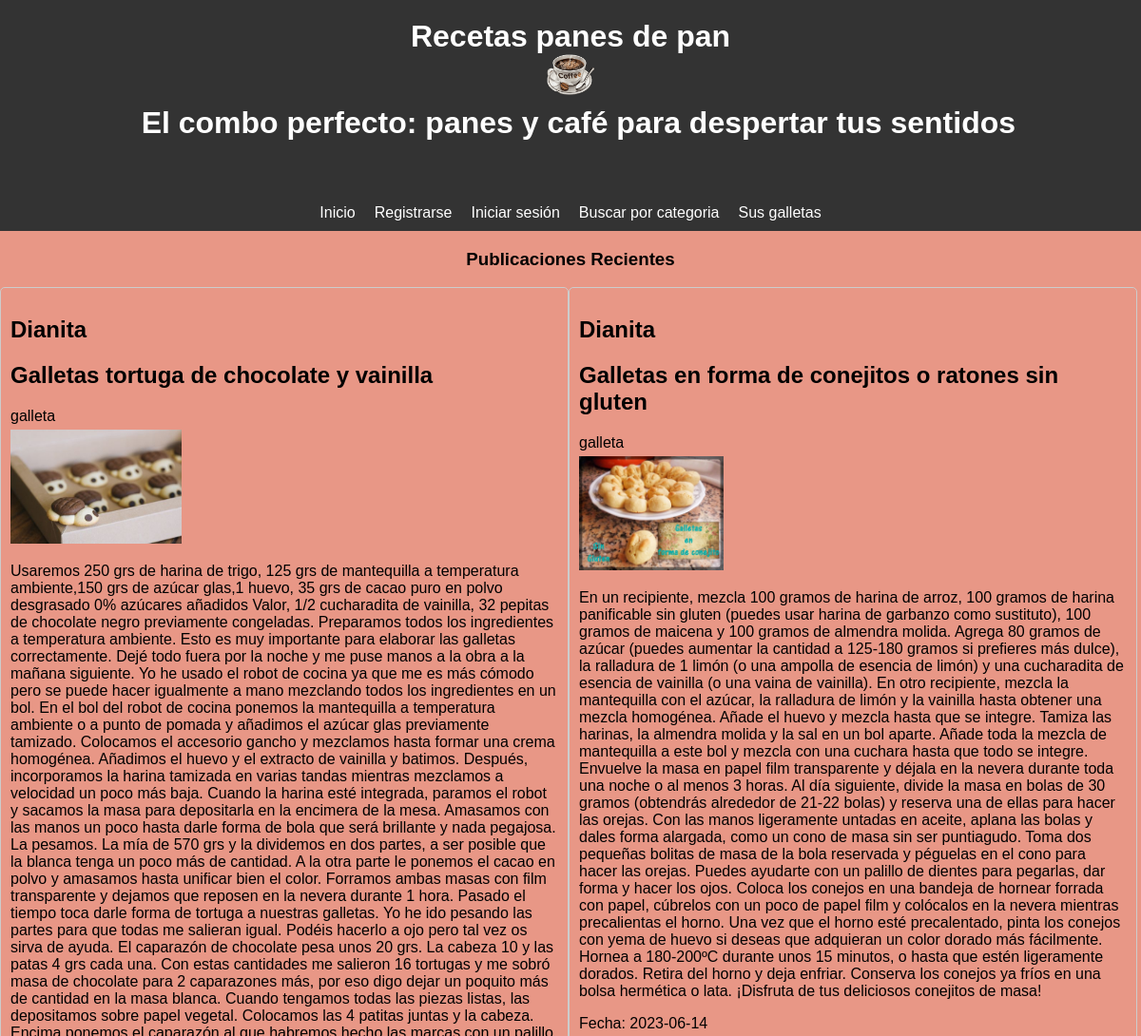
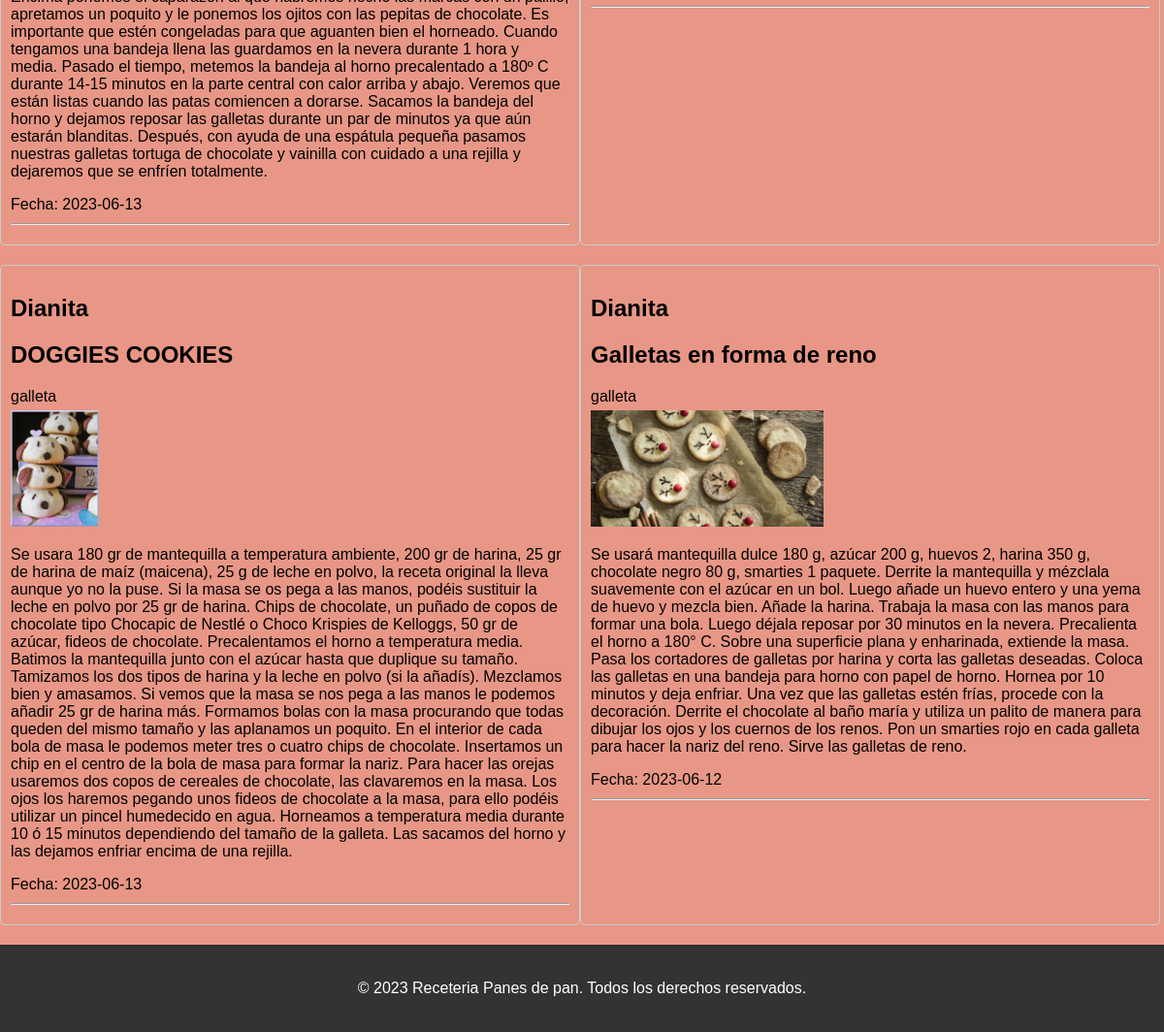
Page /galleta.php on the committed database (2 pictures, top to bottom).
### tables this page shows
CREATE TABLE `galletas` (
  `idga` int(255) NOT NULL,
  `id` int(255) NOT NULL,
  `nombre_usuario` longtext NOT NULL,
  `titulo` longtext NOT NULL,
  `categoria` longtext NOT NULL,
  `imagen` varchar(255) NOT NULL,
  `contenido` longtext NOT NULL,
  `fecha` longtext NOT NULL
);

### galleta.php (the view, shortened to what this page needs)
<!DOCTYPE html>
<html>
<head>
    <link rel="stylesheet" type="text/css" href="styl.css">
</head>
<body>
<header>
    <h1>Recetas panes de pan</h1><img src="cafe.gif" width="50" height="50" />
    <h1 id="slogan">&nbsp;&nbsp;&nbsp;El combo perfecto: panes y café para despertar tus sentidos</h1>
    <h1>&nbsp;&nbsp;&nbsp;&nbsp;&nbsp;&nbsp;&nbsp;&nbsp;</h1>
  </header>
<div id="container">
<div class="menu">
<div class="menu-item"><a href="principal.php">Inicio</a></div>
        <div class="menu-item"><a href="registro.php">Registrarse</a></div>
        <div class="menu-item"><a href="prue1.html">Iniciar sesión</a></div>
        <div class="menu-item"><a href="buscarcategoria.html">Buscar por categoria</a></div>
        <div class="menu-item"><a href="galleta.php">Sus galletas</a></div>
</div>
        <center><h3>Publicaciones Recientes</h3></center>
        <div class="post-container">
            <?php
            require_once 'conexion.php';
            $sql = "SELECT * FROM galletas ";
            $result = $conn->query($sql);
            if ($result->num_rows > 0) {
                while ($row = $result->fetch_assoc()) {
                    echo '<div class="post">';
                    echo "<h2>" . $row['nombre_usuario'] . "</h2>";
                echo "<h2>" . $row['titulo'] . "</h2>";
                echo "<p>" . $row['categoria'] . "</p>";
                echo "<td><img src=" . $row["imagen"]." height="."120px"."width="."120px"."/></td>";
                echo "<p>" . $row['contenido'] . "</p>";
                 echo "<p>Fecha: " . $row['fecha'] . "</p>";
                echo "<hr>";
                    echo '</div>';
                }
            } else {
                echo "<p>No hay publicaciones para mostrar.</p>";
            }
            ?>
        </div>
    </div>
</body>
</html>
<html>
<footer>
    <p>© 2023 Receteria Panes de pan. Todos los derechos reservados.</p>
  </footer>
</html>

### styl.css (style rules this page uses)
body { font-family: Arial, sans-serif; margin: 0; padding: 0; }
header { background-color: #333; color: #fff; padding: 10px; }
header h1 { margin: 0; }
footer { background-color: #333; color: #fff; padding: 10px; text-align: center; }

### galleta.php (style rules this page uses)
body { font-family: Arial, sans-serif; margin: 0; padding: 0; background-color: #E89786; }
header { background-color: #333; color: #fff; padding: 20px; text-align: center; }
h1 { margin: 0; }
footer { background-color: #333; color: #fff; padding: 20px; text-align: center; }
.menu { display: flex; justify-content: center; background-color: #333; color: #fff; padding: 10px; }
.menu-item { margin-right: 10px; }
.menu-item:last-child { margin-right: 0; }
.menu-item a { color: #fff; text-decoration: none; padding: 5px; }
.post-container { display: flex; flex-wrap: wrap; }
.post { width: 48%; margin-bottom: 20px; padding: 10px; border: 1px solid #ccc; border-radius: 5px; }
.post p { margin-bottom: 5px; }
.post hr { margin-top: 10px; margin-bottom: 10px; }
#slogan { margin-right: 10px; }

### rows in the picture
galletas: nombre_usuario "Dianita", titulo "Galletas tortuga de chocolate y vainilla", categoria "galleta", imagen (picture), contenido "Usaremos 250 grs de harina de trigo, 125 grs de mantequilla a temperatura ambiente,150 grs de azúcar glas,1 huevo, 35 grs de cacao puro en polvo desgrasado 0% azúcares añadidos Valor, 1/2 cucharadita de vainilla, 32 pepitas de chocolate negro previamente congeladas. Preparamos todos los ingredientes a temperatura ambiente. Esto es muy importante para elaborar las galletas correctamente. Dejé todo fuera por la noche y me puse manos a la obra a la mañana siguiente. Yo he usado el robot de cocina ya que me es más cómodo pero se puede hacer igualmente a mano mezclando todos los ingredientes en un bol. En el bol del robot de cocina ponemos la mantequilla a temperatura ambiente o a punto de…", fecha "2023-06-13"
galletas: nombre_usuario "Dianita", titulo "Galletas en forma de conejitos o ratones sin gluten", categoria "galleta", imagen (picture), contenido "En un recipiente, mezcla 100 gramos de harina de arroz, 100 gramos de harina panificable sin gluten (puedes usar harina de garbanzo como sustituto), 100 gramos de maicena y 100 gramos de almendra molida. Agrega 80 gramos de azúcar (puedes aumentar la cantidad a 125-180 gramos si prefieres más dulce), la ralladura de 1 limón (o una ampolla de esencia de limón) y una cucharadita de esencia de vainilla (o una vaina de vainilla). En otro recipiente, mezcla la mantequilla con el azúcar, la ralladura de limón y la vainilla hasta obtener una mezcla homogénea. Añade el huevo y mezcla hasta que se integre. Tamiza las harinas, la almendra molida y la sal en un bol aparte. Añade toda la mezcla de…", fecha "2023-06-14"
galletas: nombre_usuario "Dianita", titulo "DOGGIES COOKIES", categoria "galleta", imagen (picture), contenido "Se usara 180 gr de mantequilla a temperatura ambiente, 200 gr de harina, 25 gr de harina de maíz (maicena), 25 g de leche en polvo, la receta original la lleva aunque yo no la puse. Si la masa se os pega a las manos, podéis sustituir la leche en polvo por 25 gr de harina. Chips de chocolate, un puñado de copos de chocolate tipo Chocapic de Nestlé o Choco Krispies de Kelloggs, 50 gr de azúcar, fideos de chocolate. Precalentamos el horno a temperatura media. Batimos la mantequilla junto con el azúcar hasta que duplique su tamaño. Tamizamos los dos tipos de harina y la leche en polvo (si la añadís). Mezclamos bien y amasamos. Si vemos que la masa se nos pega a las manos le podemos añadir 25 gr…", fecha "2023-06-13"
galletas: nombre_usuario "Dianita", titulo "Galletas en forma de reno", categoria "galleta", imagen (picture), contenido "Se usará mantequilla dulce 180 g, azúcar 200 g, huevos 2, harina 350 g, chocolate negro 80 g, smarties 1 paquete. Derrite la mantequilla y mézclala suavemente con el azúcar en un bol. Luego añade un huevo entero y una yema de huevo y mezcla bien. Añade la harina. Trabaja la masa con las manos para formar una bola. Luego déjala reposar por 30 minutos en la nevera. Precalienta el horno a 180° C. Sobre una superficie plana y enharinada, extiende la masa. Pasa los cortadores de galletas por harina y corta las galletas deseadas. Coloca las galletas en una bandeja para horno con papel de horno. Hornea por 10 minutos y deja enfriar. Una vez que las galletas estén frías, procede con la decoración.…", fecha "2023-06-12"
